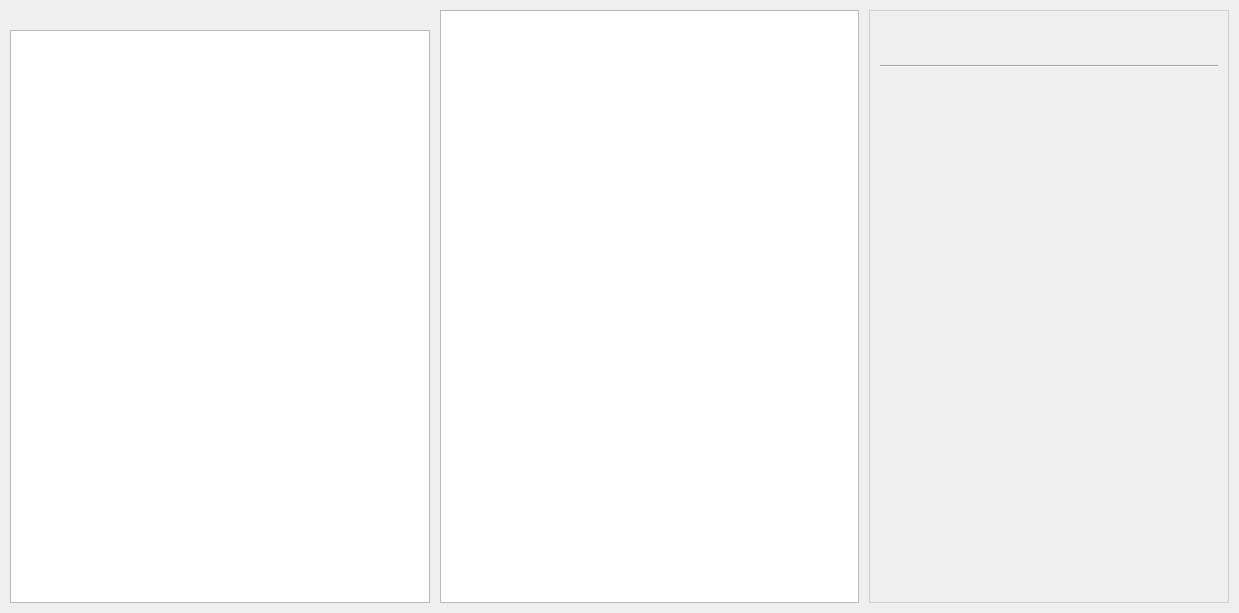
<?xml version="1.0" encoding="UTF-8"?>
<ui version="4.0">
 <class>DemoProjectView</class>
 <widget class="QWidget" name="DemoProjectView">
  <property name="geometry">
   <rect>
    <x>0</x>
    <y>0</y>
    <width>1239</width>
    <height>613</height>
   </rect>
  </property>
  <property name="windowTitle">
   <string>DemoProjectView</string>
  </property>
  <layout class="QHBoxLayout" name="horizontalLayout" stretch="0,0,0">
   <property name="spacing">
    <number>10</number>
   </property>
   <property name="leftMargin">
    <number>10</number>
   </property>
   <property name="topMargin">
    <number>10</number>
   </property>
   <property name="rightMargin">
    <number>10</number>
   </property>
   <property name="bottomMargin">
    <number>10</number>
   </property>
   <item>
    <widget class="QWidget" name="widget" native="true">
     <property name="sizePolicy">
      <sizepolicy hsizetype="Preferred" vsizetype="Preferred">
       <horstretch>0</horstretch>
       <verstretch>0</verstretch>
      </sizepolicy>
     </property>
     <property name="minimumSize">
      <size>
       <width>196</width>
       <height>0</height>
      </size>
     </property>
     <property name="sizeIncrement">
      <size>
       <width>196</width>
       <height>0</height>
      </size>
     </property>
     <property name="baseSize">
      <size>
       <width>196</width>
       <height>0</height>
      </size>
     </property>
     <layout class="QVBoxLayout" name="verticalLayout_2">
      <property name="leftMargin">
       <number>0</number>
      </property>
      <property name="topMargin">
       <number>0</number>
      </property>
      <property name="rightMargin">
       <number>0</number>
      </property>
      <property name="bottomMargin">
       <number>0</number>
      </property>
      <item>
       <widget class="QLabel" name="label">
        <property name="text">
         <string/>
        </property>
       </widget>
      </item>
      <item>
       <widget class="TreeView" name="treeView">
        <property name="enabled">
         <bool>true</bool>
        </property>
        <property name="sizePolicy">
         <sizepolicy hsizetype="Expanding" vsizetype="Expanding">
          <horstretch>0</horstretch>
          <verstretch>0</verstretch>
         </sizepolicy>
        </property>
        <property name="baseSize">
         <size>
          <width>196</width>
          <height>591</height>
         </size>
        </property>
        <property name="styleSheet">
         <string notr="true">QTreeView::item{
    margin:2px;
}</string>
        </property>
        <property name="indentation">
         <number>10</number>
        </property>
        <property name="rootIsDecorated">
         <bool>false</bool>
        </property>
        <attribute name="headerVisible">
         <bool>false</bool>
        </attribute>
       </widget>
      </item>
     </layout>
    </widget>
   </item>
   <item>
    <widget class="QWidget" name="gridwidget" native="true">
     <property name="sizePolicy">
      <sizepolicy hsizetype="Expanding" vsizetype="Expanding">
       <horstretch>0</horstretch>
       <verstretch>0</verstretch>
      </sizepolicy>
     </property>
     <layout class="QHBoxLayout" name="horizontalLayout_2">
      <property name="spacing">
       <number>0</number>
      </property>
      <property name="leftMargin">
       <number>0</number>
      </property>
      <property name="topMargin">
       <number>0</number>
      </property>
      <property name="rightMargin">
       <number>0</number>
      </property>
      <property name="bottomMargin">
       <number>0</number>
      </property>
      <item>
       <widget class="QListWidget" name="listWidget">
        <property name="autoScroll">
         <bool>true</bool>
        </property>
        <property name="autoScrollMargin">
         <number>10</number>
        </property>
       </widget>
      </item>
     </layout>
    </widget>
   </item>
   <item>
    <widget class="QWidget" name="labwidget" native="true">
     <property name="sizePolicy">
      <sizepolicy hsizetype="Fixed" vsizetype="Expanding">
       <horstretch>0</horstretch>
       <verstretch>0</verstretch>
      </sizepolicy>
     </property>
     <property name="minimumSize">
      <size>
       <width>360</width>
       <height>0</height>
      </size>
     </property>
     <property name="baseSize">
      <size>
       <width>370</width>
       <height>0</height>
      </size>
     </property>
     <property name="styleSheet">
      <string notr="true"/>
     </property>
     <layout class="QVBoxLayout" name="verticalLayout">
      <property name="spacing">
       <number>0</number>
      </property>
      <property name="leftMargin">
       <number>0</number>
      </property>
      <property name="topMargin">
       <number>0</number>
      </property>
      <property name="rightMargin">
       <number>0</number>
      </property>
      <property name="bottomMargin">
       <number>0</number>
      </property>
      <item>
       <widget class="QFrame" name="frame">
        <property name="styleSheet">
         <string notr="true">#frame{border:1px solid #cecece;}</string>
        </property>
        <property name="frameShape">
         <enum>QFrame::StyledPanel</enum>
        </property>
        <property name="frameShadow">
         <enum>QFrame::Raised</enum>
        </property>
        <layout class="QVBoxLayout" name="verticalLayout_3">
         <property name="spacing">
          <number>8</number>
         </property>
         <property name="leftMargin">
          <number>10</number>
         </property>
         <property name="topMargin">
          <number>10</number>
         </property>
         <property name="rightMargin">
          <number>10</number>
         </property>
         <property name="bottomMargin">
          <number>10</number>
         </property>
         <item>
          <widget class="QLabel" name="titleLab">
           <property name="styleSheet">
            <string notr="true"/>
           </property>
           <property name="text">
            <string/>
           </property>
          </widget>
         </item>
         <item>
          <widget class="QLabel" name="decLab">
           <property name="styleSheet">
            <string notr="true">color: #333333;
font: 14px &quot;微软雅黑&quot;;</string>
           </property>
           <property name="text">
            <string/>
           </property>
          </widget>
         </item>
         <item>
          <widget class="Line" name="line">
           <property name="styleSheet">
            <string notr="true"/>
           </property>
           <property name="orientation">
            <enum>Qt::Horizontal</enum>
           </property>
          </widget>
         </item>
         <item>
          <widget class="QLabel" name="detailText">
           <property name="sizePolicy">
            <sizepolicy hsizetype="Preferred" vsizetype="Expanding">
             <horstretch>0</horstretch>
             <verstretch>0</verstretch>
            </sizepolicy>
           </property>
           <property name="text">
            <string/>
           </property>
           <property name="alignment">
            <set>Qt::AlignLeading|Qt::AlignLeft|Qt::AlignTop</set>
           </property>
          </widget>
         </item>
        </layout>
       </widget>
      </item>
     </layout>
    </widget>
   </item>
  </layout>
 </widget>
 <layoutdefault spacing="6" margin="11"/>
 <customwidgets>
  <customwidget>
   <class>TreeView</class>
   <extends>QTreeView</extends>
   <header>treeview.h</header>
  </customwidget>
 </customwidgets>
 <resources/>
 <connections/>
</ui>
